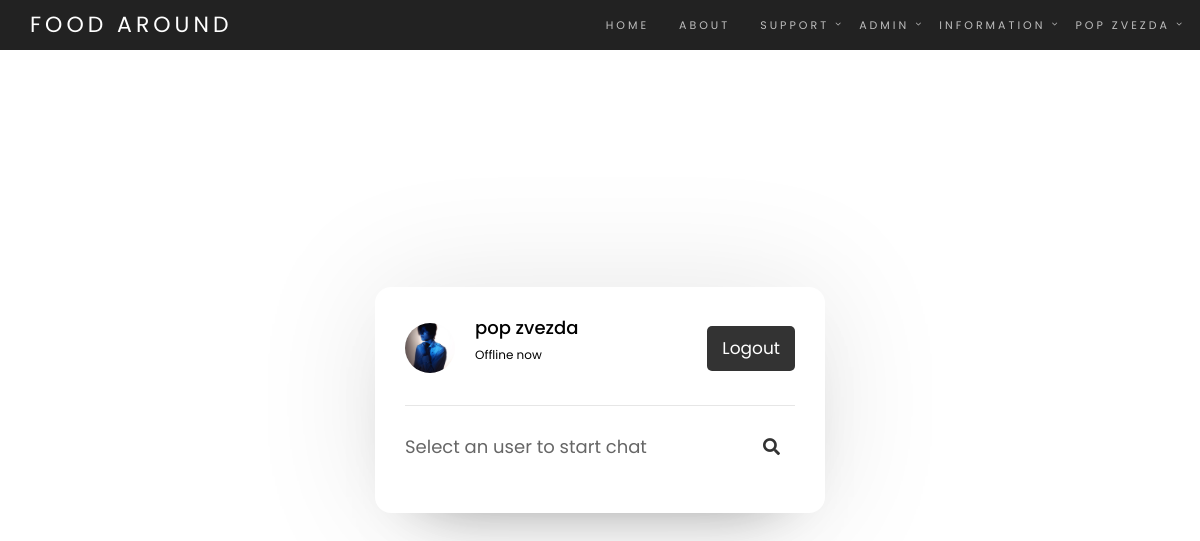
The page /users.php (signed in) on the database its author committed.
### tables this page shows
CREATE TABLE `users` (
  `unique_id` int(255) NOT NULL,
  `fname` varchar(255) NOT NULL,
  `lname` varchar(255) NOT NULL,
  `email` varchar(255) NOT NULL,
  `password` varchar(255) NOT NULL,
  `img` varchar(255) NOT NULL,
  `status` varchar(255) NOT NULL,
  `role` varchar(255) NOT NULL
);

### users.php (the view, shortened to what this page needs)
<?php include_once "includes/header.php"; ?>
<body>
<?php include_once "includes/nav.php"; ?>
<?php
  include_once "assets/php/config.php";
?>
  <div class="wrapper">
    <section class="users">
      <header>
        <div class="content">
          <?php
            $sql = mysqli_query($conn, "SELECT * FROM users WHERE unique_id = {$_SESSION['unique_id']}");
            if(mysqli_num_rows($sql) > 0){
              $row = mysqli_fetch_assoc($sql);
            }
          ?>
          <img src="assets/images/chat_images/<?php echo $row['img']; ?>" alt="logotipul">
          <div class="details">
            <span><?php echo $row['fname']. " " . $row['lname'] ?></span>
            <p><?php echo $row['status']; ?></p>
          </div>
        </div>
        <a href="assets/php/logout.php?logout_id=<?php echo $row['unique_id']; ?>" class="logout">Logout</a>
      </header>
      <div class="search">
        <span class="text">Select an user to start chat</span>
        <button><i class="fas fa-search"></i></button>
      </div>
    </section>
  </div>
</body>
</html>

### includes/nav.php (shortened to what this page needs)
<?php
    include_once "./assets/php/config.php";
    if(!isset($_SESSION['unique_id'])) {
    }
    else{
        $sql = mysqli_query($conn, "SELECT * FROM users WHERE unique_id = {$_SESSION['unique_id']}");
        if(mysqli_num_rows($sql) > 0) {
            $row = mysqli_fetch_assoc($sql);
        }else{
            header("location: users.php");
        }
    }
?>
      <nav class="navbar navbar-custom navbar-fixed-top" role="navigation">
        <div class="container">
          <div class="navbar-header">
            <a class="navbar-brand" href="index.php"> Food Around </a>
          </div>
          <div class="collapse navbar-collapse" id="custom-collapse">
            <ul class="nav navbar-nav navbar-right">
              <li><a href="index.php">home</a></li>
              <li><a href="about.php">about</a></li>
                <?php
                    if (!isset($_SESSION['unique_id']))
                    {}
                    else{
                        ?>
                        <li class="dropdown"><a class="dropdown-toggle" href="#" data-toggle="dropdown">support</a>
                        </li>
                <?php
                    }
                ?>
                <?php
                    if (!isset($_SESSION['unique_id']))
                    {}
                    else if ($row['role'] == 'Admin')
                    {
                       ?>
                        <li class="dropdown"><a class="dropdown-toggle" href="#" data-toggle="dropdown">admin</a>
                        </li>
                <?php
                    }
                ?>
              <li class="dropdown"><a class="dropdown-toggle" href="#" data-toggle="dropdown">information</a>
              </li>
                  <li class="dropdown">
                        <?php
                        if(!isset($_SESSION['unique_id'])) {
                            ?>
                            <a href="login.php" >Login</a>
                        <?php
                        }
                        else {
                            ?>
                            <a class="dropdown-toggle" href="#" data-toggle="dropdown">
                            <?php echo $row['fname']. " " . $row['lname'];
                            ?>
                            </a>
                        <?php
                        }
                        ?>
                  </li>
            </ul>
          </div>
        </div>
      </nav>

### assets/css/style.css (style rules this page uses)
* { margin: 0; padding: 0; box-sizing: border-box; text-decoration: none; font-family: 'Poppins', sans-serif; }
body { display: flex; align-items: center; justify-content: center; min-height: 100vh; background: #f7f7f7; padding: 0 10px; }
.wrapper { background: #fff; max-width: 450px; width: 100%; border-radius: 16px; box-shadow: 0 0 128px 0 rgba(0,0,0,0.1), 0 32px 64px -48px rgba(0,0,0,0.5); }
.users { padding: 25px 30px; }
.users header, .users-list a { display: flex; align-items: center; padding-bottom: 20px; border-bottom: 1px solid #e6e6e6; justify-content: space-between; }
.wrapper img { object-fit: cover; border-radius: 50%; }
.users header img { height: 50px; width: 50px; }
:is(.users, .users-list) .content { display: flex; align-items: center; }
:is(.users, .users-list) .content .details { color: #000; margin-left: 20px; }
:is(.users, .users-list) .details span { font-size: 18px; font-weight: 500; }
.users header .logout { display: block; background: #333; color: #fff; outline: none; border: none; padding: 7px 15px; text-decoration: none; border-radius: 5px; font-size: 17px; }
.users .search { margin: 20px 0; display: flex; position: relative; align-items: center; justify-content: space-between; }
.users .search .text { font-size: 18px; }
.users .search button { position: relative; z-index: 1; width: 47px; height: 42px; font-size: 17px; cursor: pointer; border: none; background: #fff; color: #333; outline: none; border-radius: 0 5px 5px 0; transition: all 0.2s ease; }

### assets/css/styleIncluded.css (style rules this page uses)
html { overflow-y: scroll; overflow-x: hidden; -ms-overflow-style: scrollbar; }
body { background: #fff; font: 400 12px/1.8 "Open Sans", sans-serif; color: #666; -webkit-font-smoothing: antialiased; }
img { max-width: 100%; height: auto; }
a, .btn { transition: all 0.125s ease-in-out 0s; }
a { color: #111; }
p, ol, ul, blockquote { margin: 0 0 20px; }
.navbar-custom { background-color: rgba(10, 10, 10, 0.9); border: 0; border-radius: 0; z-index: 1000; font-family: "Roboto Condensed", sans-serif; text-transform: uppercase; letter-spacing: 3px; font-size: 11px; transition: background, padding 0.4s ease-in-out 0s; }
.navbar a { transition: color 0.125s ease-in-out 0s; }
.navbar-custom .navbar-brand { letter-spacing: 4px; font-weight: 400; font-size: 22px; color: #fff; }
.navbar-custom .nav li > a { position: relative; color: rgba(255, 255, 255, 0.7); }
.navbar-custom .dropdown-toggle:after { position: absolute; display: block; right: 0; top: 50%; margin-top: -6px; font: normal normal normal 14px/1 FontAwesome; font-size: 9px; content: "\f107"; text-rendering: auto; -webkit-font-smoothing: antialiased; -moz-osx-font-smoothing: grayscale; }

### rows shown on the page
users: fname "POP", lname "ZVEZDA", img (picture), fname "pop", lname "zvezda", status "Offline now"
